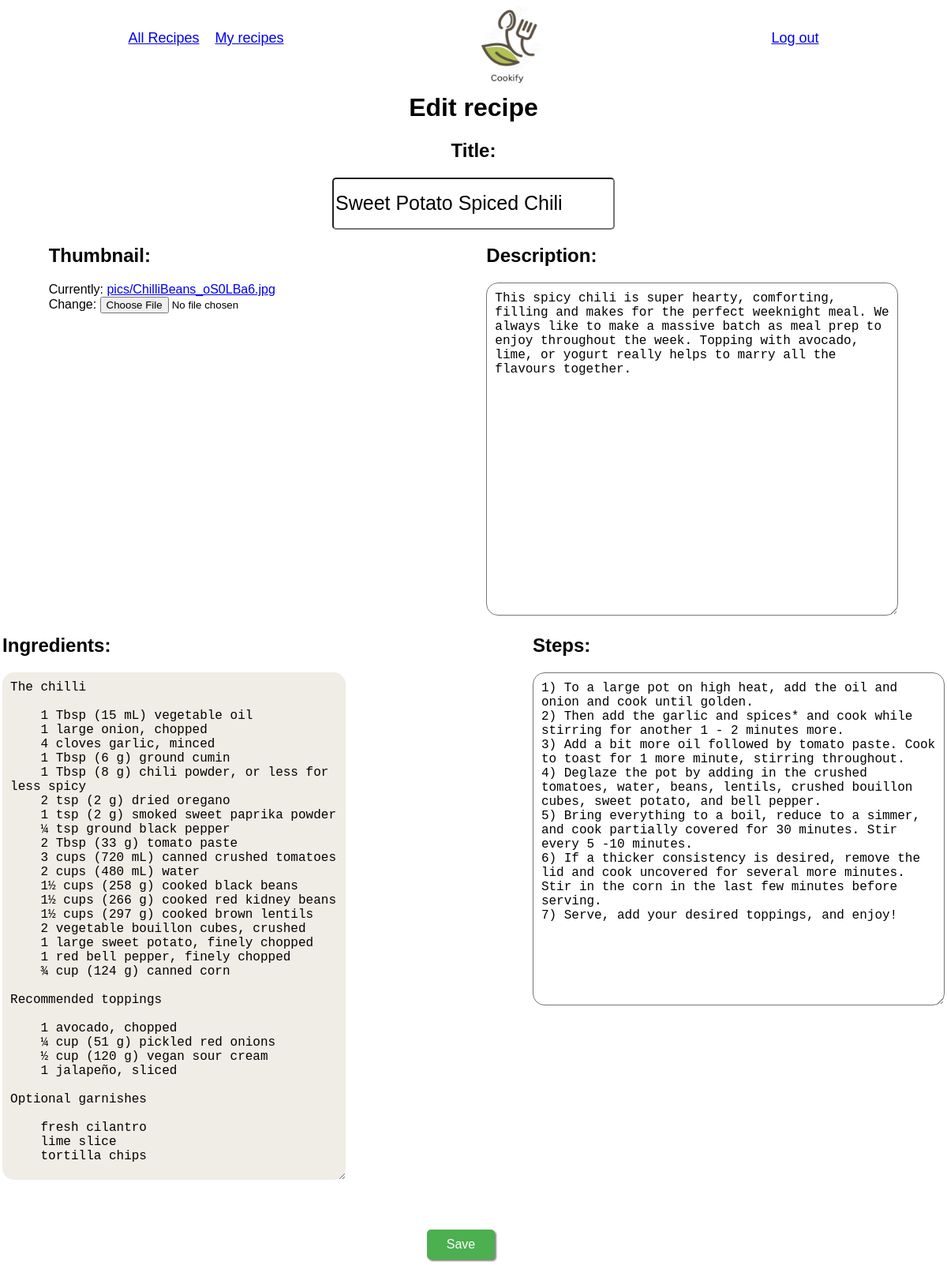
/recipes/4/edit (signed in), run on an earlier commit of the app's database.
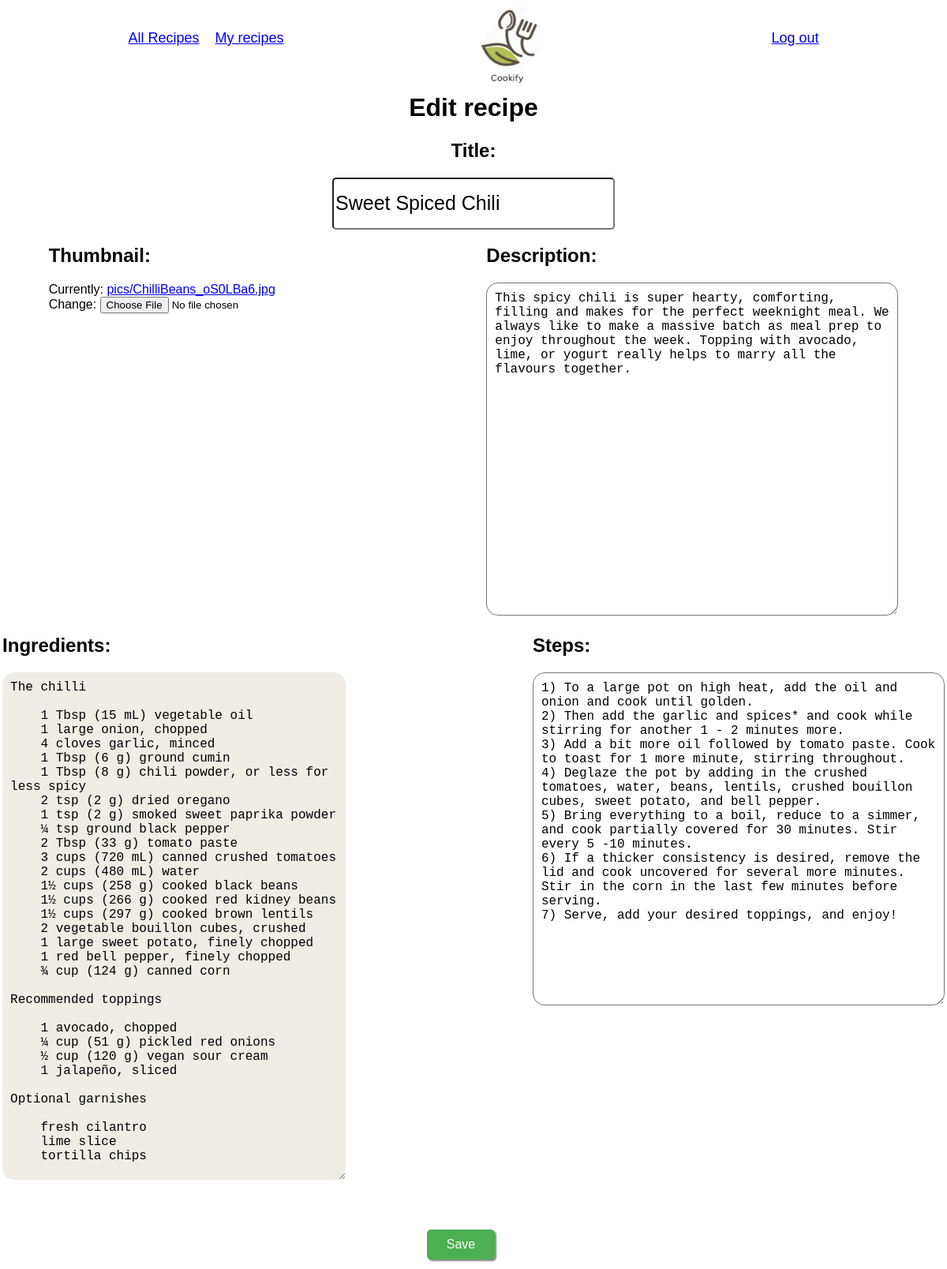
And on a later commit of the database.
### recipes/models.py (models this page shows, shortened)
class Recipe(models.Model):
    title = models.CharField(max_length=255)
    description = models.TextField(default="")
    steps = models.TextField(default="")
    ingredients = models.TextField(default="")
    date = models.DateTimeField(auto_now_add=True)
    author = models.ForeignKey(
        get_user_model(),
        on_delete=models.CASCADE,
    )
    image = models.ImageField(upload_to='pics', default="pics/default.jpg")

### recipes/views.py (the view)
# urls.py: path('<int:pk>/edit', RecipeUpdateView.as_view(), name="recipe_edit"),
class RecipeUpdateView(LoginRequiredMixin, UserPassesTestMixin, UpdateView):
    model = Recipe
    fields = ('title', 'description', 'steps', 'image', 'ingredients')
    template_name = 'recipe_update.html'
    def test_func(self):
        obj = self.get_object()
        return obj.author == self.request.user

### templates/recipe_update.html (shortened to what this page needs)
{% extends 'base.html' %}
{% block content %}
    <h1>Edit recipe</h1>
    <form action="" method="post" enctype="multipart/form-data">
        <div class="recipe-create">
            <div class="title-create">
                <h2>Title: </h2>
                {{ form.title }}
            </div>
            <div class="vertical-flex-container">
                <div class="thumbnail-description-container">
                    <div class="thumbnail-create">
                        <h2>Thumbnail: </h2>
                        {{ form.image}}
                    </div>
                    <div class="description">
                        <h2>Description: </h2>
                        {{ form.description }}
                    </div>
                </div>
                <div class="ingredients-steps-container">
                    <div class="ingredients">
                        <h2>Ingredients: </h2>
                        {{ form.ingredients }}
                    </div>
                    <div class="steps">
                        <h2>Steps: </h2>
                        {{ form.steps }}
                    </div>
                </div>
            </div>
        </div>
        <button class="save-button" type="submit">Save</button>
    </form>
{% endblock content %}

What changed in the data, as far as the page shows it:
changed Recipe: title "Sweet Potato Spiced Chili" → "Sweet Spiced Chili"
